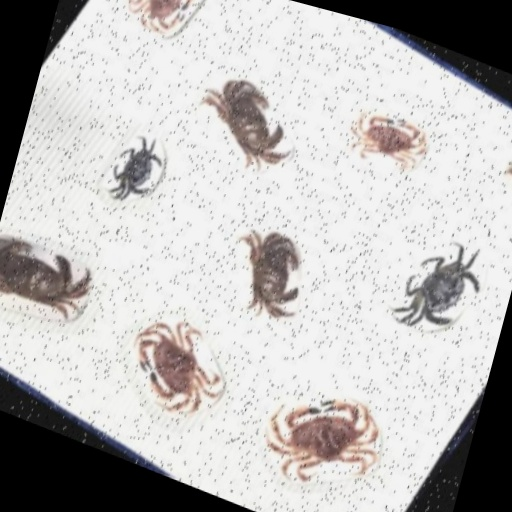
#> input picture dataset/yolo/images/train/Crab_Sample_(1)_aug_1.jpg, 512 x 512 px, found by its file name; its folder holds only this picture in this run
$ python synthetic_dataset.py
#> lines starting #> are read from the running program, lines starting #| are printed output that depends on the picture; after the words box and inside, x2 and y2 are one past the last pixel; in counts of white or black regions, pixels touching at a corner belong together
import cv2
import os
import random

SRC_IMG = r"C:\Users\abdel\OneDrive\Desktop\PIONEER CV Tasks\Task_2_1_Invasive_Species_Detection\dataset\yolo\images\train"
SRC_LBL = r"C:\Users\abdel\OneDrive\Desktop\PIONEER CV Tasks\Task_2_1_Invasive_Species_Detection\dataset\yolo\labels\train"

OUT_IMG = SRC_IMG
OUT_LBL = SRC_LBL

for i in range(300):
    base_name = random.choice(os.listdir(SRC_IMG))
    base_path = os.path.join(SRC_IMG, base_name)
    base = cv2.imread(base_path)
#> base is the input picture: shape (512, 512, 3); mean B, G, R 184.8, 185.7, 187.8

    if base is None:
        continue

    h, w = base.shape[:2]
#> h = 512; w = 512
    label_lines = []

    for _ in range(random.randint(1, 5)):
        crab_name = random.choice(os.listdir(SRC_IMG))
        crab_path = os.path.join(SRC_IMG, crab_name)
        crab_img = cv2.imread(crab_path)

        if crab_img is None:
            continue

        ch, cw = crab_img.shape[:2]
#> ch = 512; cw = 512

        # 🔥 resize crab (VERY IMPORTANT)
        scale = random.uniform(0.3, 0.6)
        new_w = int(cw * scale)
#> new_w = 193
        new_h = int(ch * scale)
#> new_h = 193

        crab_img = cv2.resize(crab_img, (new_w, new_h))
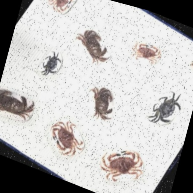
#> crab_img: shape (193, 193, 3); mean B, G, R 184.7, 185.6, 187.7

        if new_w >= w or new_h >= h:
            continue

        x = random.randint(0, w - new_w)
#> x = 261
        y = random.randint(0, h - new_h)
#> y = 248

        # 🔥 blend instead of hard paste
        roi = base[y:y+new_h, x:x+new_w]
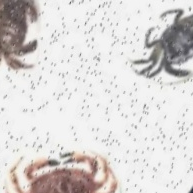
#> roi: shape (193, 193, 3); mean B, G, R 213.4, 214.6, 218
        alpha = 0.7
        blended = cv2.addWeighted(roi, 1 - alpha, crab_img, alpha, 0)
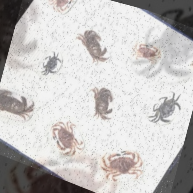
#> blended: shape (193, 193, 3); mean B, G, R 193.3, 194.3, 196.8
        base[y:y+new_h, x:x+new_w] = blended
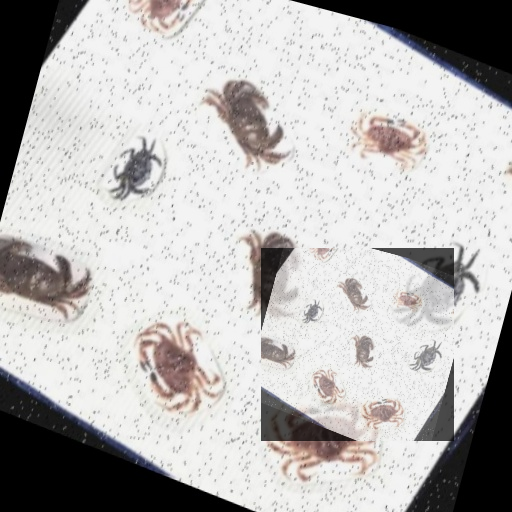
#> base: shape (512, 512, 3); 13.74% of pixels changed, all inside (x1, y1, x2, y2) = (261, 248, 454, 441)

        # label
        xc = (x + new_w/2) / w
#> xc = 0.698
        yc = (y + new_h/2) / h
#> yc = 0.673
        bw = new_w / w
#> bw = 0.377
        bh = new_h / h
#> bh = 0.377

        label_lines.append(f"0 {xc} {yc} {bw} {bh}")

    name = f"synthetic_{i}.jpg"
#> name = 'synthetic_0.jpg'
    cv2.imwrite(os.path.join(OUT_IMG, name), base)
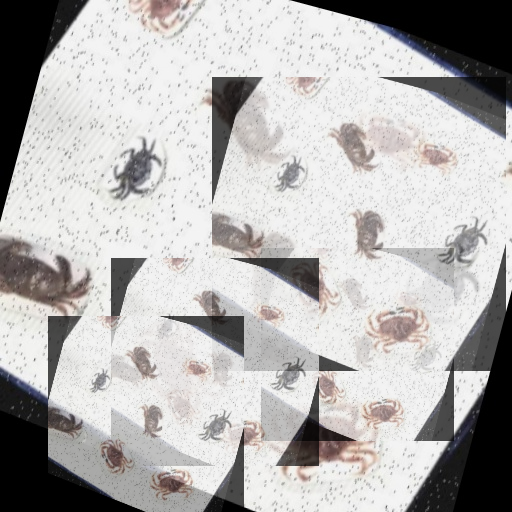
#> saved as synthetic_0.jpg: shape (512, 512, 3); mean B, G, R 178.1, 178.9, 180.6

    with open(os.path.join(OUT_LBL, name.replace(".jpg", ".txt")), "w") as f:
        f.write("\n".join(label_lines))

print("✅ Synthetic dataset generated!")
